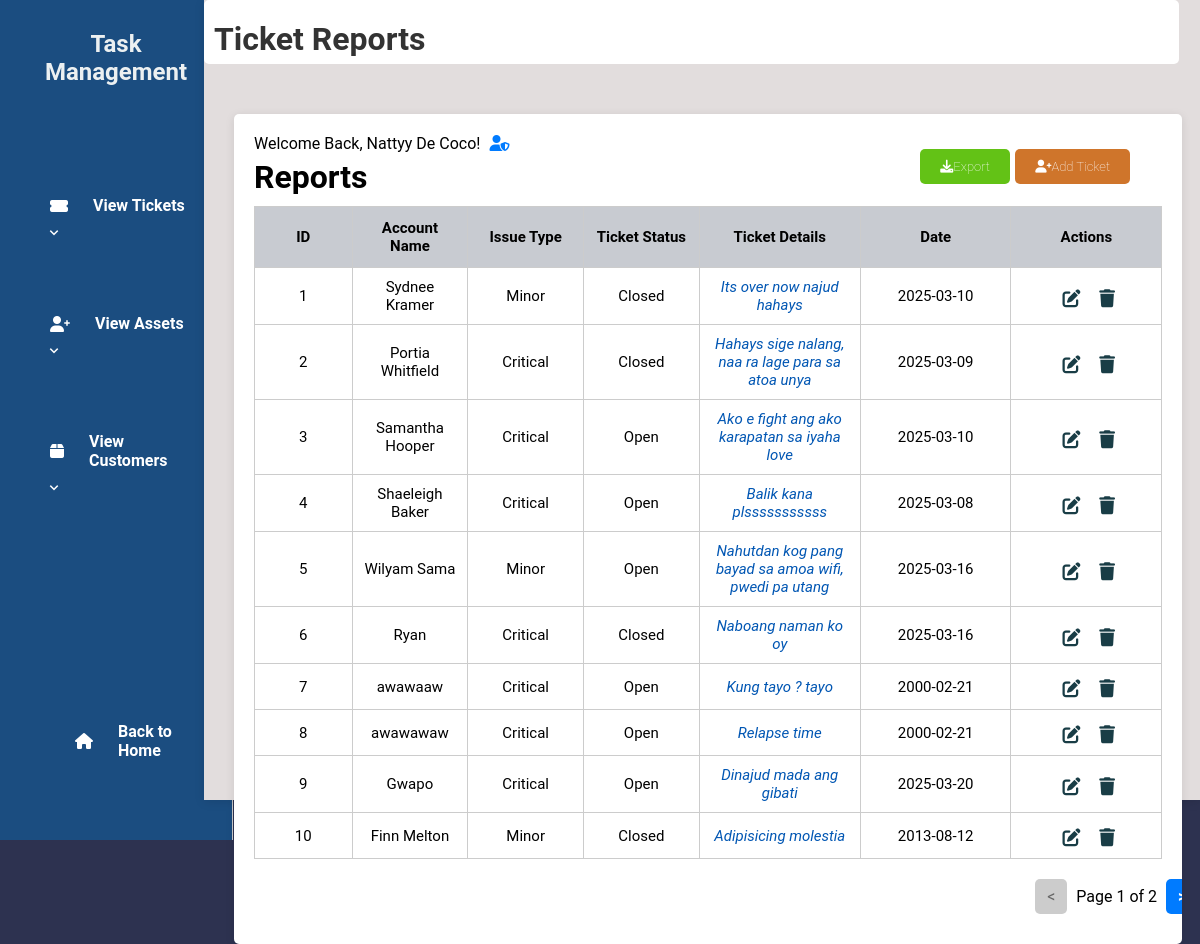
Screenshot of /staffD.php (signed in) with the database file from the repository.
### tables this page shows
CREATE TABLE `tbl_user` (
  `u_id` int(50) NOT NULL,
  `u_fname` varchar(200) NOT NULL,
  `u_lname` varchar(200) NOT NULL,
  `u_email` varchar(200) NOT NULL,
  `u_username` varchar(200) NOT NULL,
  `u_password` varchar(200) NOT NULL,
  `u_type` varchar(200) NOT NULL,
  `u_status` varchar(200) NOT NULL
);

CREATE TABLE `tbl_ticket` (
  `t_id` int(50) NOT NULL,
  `t_aname` varchar(200) NOT NULL,
  `t_type` varchar(200) NOT NULL,
  `t_status` varchar(200) NOT NULL,
  `t_date` date NOT NULL,
  `t_details` varchar(200) NOT NULL
);

### staffD.php (the view, shortened to what this page needs)
<?php
include 'db.php';
$firstName = '';
$userType = '';
if ($conn) {
    $sqlUser = "SELECT u_fname, u_type FROM tbl_user WHERE u_username = ?";
    $stmt = $conn->prepare($sqlUser);
    $stmt->bind_param("s", $_SESSION['username']);
    $stmt->execute();
    $resultUser = $stmt->get_result();
    if ($resultUser->num_rows > 0) {
        $row = $resultUser->fetch_assoc();
        $firstName = $row['u_fname'];
        $userType = $row['u_type'];
    }
    $limit = 10;
    $page = isset($_GET['page']) ? (int)$_GET['page'] : 1;
    $offset = ($page - 1) * $limit;
    $sqlCount = "SELECT COUNT(*) AS total FROM tbl_ticket";
    $resultCount = $conn->query($sqlCount);
    $totalTickets = $resultCount->fetch_assoc()['total'];
    $totalPages = ceil($totalTickets / $limit);
    $sql = "SELECT t_id, t_aname, t_type, t_status, t_details, t_date FROM tbl_ticket LIMIT $limit OFFSET $offset";
    $result = $conn->query($sql);
} else {
    echo "Database connection failed.";
    exit();
}
?>
<!DOCTYPE html>
<html lang="en">
<head>
    <link rel="stylesheet" href="staffsD.css">
    <link rel="stylesheet" href="https://cdnjs.cloudflare.com/ajax/libs/font-awesome/6.0.0-beta3/css/all.min.css">
    <link rel='stylesheet' href='https://unpkg.com/boxicons@latest/css/boxicons.min.css'>
</head>
<body>
<div class="wrapper">
<div class="sidebar">
    <h2>Task Management</h2>
    <ul>
        <li>
            <a href="staffD.php"><i class="fas fa-ticket-alt"></i> View Tickets</a>
            <span class="toggle-arrow" onclick="toggleSubMenu('ticketsSubMenu')">
                <i class='bx bx-chevron-down'></i>
            </span>
        </li>
        <li>
            <a href="assetsT.php"><i class="fas fa-user-plus"></i> View Assets</a>
            <span class="toggle-arrow" onclick="toggleSubMenu('assetsSubMenu')">
                <i class='bx bx-chevron-down'></i>
            </span>
        </li>
        <li>
            <a href="customersT.php"><i class="fas fa-box"></i> View Customers</a>
            <span class="toggle-arrow" onclick="toggleSubMenu('customersSubMenu')">
                <i class='bx bx-chevron-down'></i>
            </span>
        </li>
    </ul>
    <footer>
        <a href="index.php" class="back-home"><i class="fas fa-home"></i> Back to Home</a>
    </footer>
</div>
<div class="container">
    <div class="upper">
        <h1>Ticket Reports</h1>
    </div>
    <div class="table-box">
        <?php if ($userType === 'staff'): ?>
            <div class="username">
                Welcome Back, <?php echo htmlspecialchars($firstName); ?>!
                <i class="fas fa-user-shield admin-icon"></i>
            </div>
        <?php endif; ?>
        <h2>Reports</h2>
        <a href="createTickets.php" class="ticket-btn"><i class="fas fa-user-plus"></i>Add Ticket</a>
        <a href="createTickets.php" class="export-btn"><i class="fas fa-download"></i>Export</a>
        <table>
            <thead>
                <tr>
                    <th>ID</th>
                    <th>Account Name</th>
                    <th>Issue Type</th>
                    <th>Ticket Status</th>
                    <th>Ticket Details</th>
                    <th>Date</th>
                    <th>Actions</th>
                </tr>
            </thead>
            <tbody>
                <?php
                if ($result->num_rows > 0) {
                    while ($row = $result->fetch_assoc()) {
                        echo "<tr>
                                <td>{$row['t_id']}</td>
                                <td>{$row['t_aname']}</td>
                                <td>" . ucfirst(strtolower($row['t_type'])) . "</td>
                                <td>" . ucfirst(strtolower($row['t_status'])) . "</td>
                                <td>" . ucfirst(strtolower($row['t_details'])) . "</td>
                                <td>{$row['t_date']}</td>
                                <td>
                                    <a href='editT.php?id={$row['t_id']}'><i class='fas fa-edit'></i></a>
                                    <a href='deleteT.php?id={$row['t_id']}'><i class='fas fa-trash'></i></a>
                                </td>
                              </tr>";
                    }
                } else {
                    echo "<tr><td colspan='7'>No tickets found.</td></tr>";
                }
                ?>
            </tbody>
        </table>
        <div class="pagination">
            <?php if ($page > 1): ?>
                <a href="?page=<?php echo $page - 1; ?>" class="pagination-link">&lt;</a>
            <?php else: ?>
                <span class="pagination-link disabled">&lt;</span>
            <?php endif; ?>
            <span class="current-page">Page <?php echo $page; ?> of <?php echo $totalPages; ?></span>
            <?php if ($page < $totalPages): ?>
                <a href="?page=<?php echo $page + 1; ?>" class="pagination-link">&gt;</a>
            <?php else: ?>
                <span class="pagination-link disabled">&gt;</span>
            <?php endif; ?>
        </div>
    </div>
</div>
</div>
</body>
</html>

### staffsD.css (style rules this page uses)
* { margin: 0; padding: 0; font-family: 'Roboto', sans-serif; }
body { min-height: 100vh; display: flex; align-items: center; background-color: #2d3250; }
.container { width: 85%; margin-left: 17%; padding: 20px; background-color: #e2dddd; box-shadow: 0 2px 10px rgba(0, 0, 0, 0.1); position: relative; }
.table-box { margin-top: 50px; width: 95%; padding: 20px; margin-right: 10px; margin-left: 10px; border-radius: 5px; background-color: #ffffff; box-shadow: 0 2px 10px rgba(0, 0, 0, 0.1); height: auto; overflow: hidden; }
table { width: 100%; border-collapse: collapse; }
thead th { background-color: #c8cbd1; position: sticky; top: 0; z-index: 10; }
th, td { border: 1px solid #ccc; padding: 12px; text-align: center; }
.table-box h2 { text-align: left; margin-top: 5px; font-size: 2rem; }
.container .upper { border-radius: 5px; margin-top: -20px; margin-left: -20px; width: 102%; height: 8vh; background-color: #ffffff; }
.upper h1 { padding-top: 20px; padding-left: 10px; text-align: left; color: #333; }
.wrapper { display: flex; height: 100vh; }
.sidebar { width: 16%; background-color: #1b4d80; padding: 20px; border-right: 1px solid #ccc; height: 100vh; position: fixed; }
.sidebar h2 { margin-top: 10px; text-align: center; color: #ecf0f1; }
.sidebar ul { list-style-type: none; padding: 0; margin-top: 100px; margin-left: 15px; margin-bottom: 30px; }
.sidebar li { margin: 60px 0; position: relative; }
footer a { margin-bottom: 50px; }
.sidebar a i { margin-right: 25px; }
.back-home { position: absolute; bottom: 20px; left: 60px; color: #ecf0f1; text-decoration: none; display: flex; align-items: center; }
table { width: 100%; border-collapse: collapse; margin-top: 10px; table-layout: fixed; }
th, td { border: 1px solid #ccc; padding: 12px; text-align: center; font-size: 15px; }
tr { border-bottom: 1px solid #ddd; }
td { padding: 10px; }
tr:nth-child(even) { background-color: #ffffff; }
tr:nth-child(odd) { background-color: #ffffff; }
th:nth-child(1), td:nth-child(1) { width: 8%; }
th:nth-child(2), td:nth-child(2) { width: 10%; }
th:nth-child(3), td:nth-child(3) { width: 10%; }
th:nth-child(4), td:nth-child(4) { width: 10%; }
th:nth-child(5), td:nth-child(5) { width: 15%; }
td:nth-child(5) { font-style: italic; color: #0056b3; }
td:nth-child(6) { text-align: center; width: 10%; }
td:nth-child(7) { width: 10%; text-align: center; }
td a { text-decoration: none; color: #4CAF50; margin-right: 10px; }
th { background-color: #c8cbd1; color: rgb(0, 0, 0); }
a { display: inline-block; margin-top: 15px; text-decoration: none; color: #4CAF50; font-weight: bold; }
.ticket-btn { display: inline-block; background-color: #cf752b; color: white; padding: 10px 20px; border-radius: 5px; text-decoration: none; font-size: 13px; font-weight: lighter; transition: 0.3s; position: absolute; right: 70px; }
.export-btn { display: inline-block; background-color: #63c216; color: white; padding: 10px 20px; border-radius: 5px; text-decoration: none; font-size: 13px; font-weight: lighter; transition: 0.3s; position: absolute; right: 190px; }
.table-box table a { font-size: 18px; color: #193d46; display: inline-flex; align-items: center; margin-right: 5px; margin-left: 10px; transition: color 0.3s; text-align: center; margin-top: 5px; }
.table-box a i { justify-content: center; }
.admin-icon { margin-left: 5px; color: #007bff; }
.sidebar a { display: flex; align-items: center; text-decoration: none; color: #ffffff; padding: 10px 15px; transition: background-color 0.3s; }
.toggle-arrow i { font-size: 35px; color: #ffffff; margin-left: auto; transition: color 0.3s; }
.toggle-arrow i { font-size: 18px; margin-left: 10px; margin-top: -50px; }

### staffD.php (style rules this page uses)
.table-box { display: flex; flex-direction: column; }
.table-box table { flex-grow: 1; margin-bottom: 10px; }
.pagination { text-align: center; padding: 10px 0; width: 100%; margin-left: 45%; }
.pagination-link { display: inline-block; margin: 0 5px; padding: 8px 12px; background-color: #007bff; color: white; text-decoration: none; border-radius: 5px; }
.disabled { background-color: #ccc; pointer-events: none; color: #666; }

### rows the page displays
tbl_user: u_fname "Nattyy De Coco"
tbl_ticket: t_id "1", t_aname "Sydnee Kramer", t_type "Minor", t_status "Closed", t_details "Its over now najud hahays", t_date "2025-03-10"
tbl_ticket: t_id "2", t_aname "Portia Whitfield", t_type "Critical", t_status "Closed", t_details "Hahays sige nalang, naa ra lage para sa atoa unya", t_date "2025-03-09"
tbl_ticket: t_id "3", t_aname "Samantha Hooper", t_type "Critical", t_status "Open", t_details "Ako e fight ang ako karapatan sa iyaha love", t_date "2025-03-10"
tbl_ticket: t_id "4", t_aname "Shaeleigh Baker", t_type "Critical", t_status "Open", t_details "Balik kana plsssssssssss", t_date "2025-03-08"
tbl_ticket: t_id "5", t_aname "Wilyam Sama", t_type "Minor", t_status "Open", t_details "Nahutdan kog pang bayad sa amoa wifi, pwedi pa utang", t_date "2025-03-16"
tbl_ticket: t_id "6", t_aname "Ryan", t_type "Critical", t_status "Closed", t_details "Naboang naman ko oy", t_date "2025-03-16"
tbl_ticket: t_id "7", t_aname "awawaaw", t_type "Critical", t_status "Open", t_details "Kung tayo ? tayo", t_date "2000-02-21"
tbl_ticket: t_id "8", t_aname "awawawaw", t_type "Critical", t_status "Open", t_details "Relapse time", t_date "2000-02-21"
tbl_ticket: t_id "9", t_aname "Gwapo", t_type "Critical", t_status "Open", t_details "Dinajud mada ang gibati", t_date "2025-03-20"
tbl_ticket: t_id "10", t_aname "Finn Melton", t_type "Minor", t_status "Closed", t_details "Adipisicing molestia", t_date "2013-08-12"

### other values shown
$page "1"
$totalPages "2"
